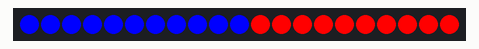
This sketch was run on a simulated ESP32. Shown: 21 RGB LEDs in strip order, left to right.

Above: at 0.15 s.
At 65.91 s:
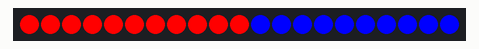

The sketch:

LED_trial__ESP32_v0.1.1.ino
```cpp
#include<FastLED.h>

#define led_num  21
#define led_pin  5

CRGB leds[led_num];
long unsigned int timeblink;
void setup() {
  FastLED.addLeds<WS2812B, led_pin, GRB>(leds, led_num);
   FastLED.clear();
   FastLED.show();
timeblink=millis();
}

void loop() {

if(millis()-timeblink<=250)
{
 leds[0] = CRGB(0,0,255);
 leds[1] = CRGB(0,0,255);
 leds[2] = CRGB(0,0,255);
 leds[3] = CRGB(0,0,255);
 leds[4] = CRGB(0,0,255);
 leds[5] = CRGB(0,0,255);
 leds[6] = CRGB(0,0,255);
 leds[7] = CRGB(0,0,255);
 leds[8] = CRGB(0,0,255);
 leds[9] = CRGB(0,0,255);
 leds[10] = CRGB(0,0,255);
 leds[11] = CRGB(255,0,0);
 leds[13] = CRGB(255,0,0);
 leds[14] = CRGB(255,0,0);
 leds[15] = CRGB(255,0,0);
 leds[16] = CRGB(255,0,0);
 leds[17] = CRGB(255,0,0);
 leds[18] = CRGB(255,0,0);
 leds[19] = CRGB(255,0,0);
 leds[20] = CRGB(255,0,0);
 leds[21] = CRGB(255,0,0);
 leds[12] = CRGB(255,0,0);
 FastLED.show();
}

if((millis()-timeblink)>=250&&(millis()-timeblink)<=500){
 leds[0] = CRGB(255,0,0);
 leds[1] = CRGB(255,0,0);
 leds[2] = CRGB(255,0,0);
 leds[3] = CRGB(255,0,0);
 leds[4] = CRGB(255,0,0);
 leds[5] = CRGB(255,0,0);
 leds[6] = CRGB(255,0,0);
 leds[7] = CRGB(255,0,0);
 leds[8] = CRGB(255,0,0);
 leds[9] = CRGB(255,0,0);
 leds[10] = CRGB(255,0,0);
 leds[11] = CRGB(0,0,255);
 leds[13] = CRGB(0,0,255);
 leds[14] = CRGB(0,0,255);
 leds[15] = CRGB(0,0,255);
 leds[16] = CRGB(0,0,255);
 leds[17] = CRGB(0,0,255);
 leds[18] = CRGB(0,0,255);
 leds[19] = CRGB(0,0,255);
 leds[20] = CRGB(0,0,255);
 leds[21] = CRGB(0,0,255);
 leds[12] = CRGB(0,0,255);

 FastLED.show();
}
if (millis()-timeblink>500){

 timeblink=millis();
}
}
// #include <FastLED.h>

// #define LED_PIN     7
// #define NUM_LEDS    19

// CRGB ledans[NUM_LEDS];

// void setup() {

//  FastLED.addLeds<WS2812, LED_PIN, GRB>(leds, NUM_LEDS);
//  pinMode(A5,INPUT);
//  Serial.begin(9600);
// }
// void loop() {
//  int x = analogRead(A5);

//  x=map(x, 0,1023, 0,19);
//  Serial.println(x);
//  FastLED.clear();
//  FastLED.fill_solid(leds[0],19,CRGB(0.70*x,255-(0.70*x),0));
//  FastLED.show();
// }
// }
// #include <FastLED.h>

// #define LED_PIN     13
// #define NUM_LEDS    19

// CRGB leds[NUM_LEDS];

// void setup() {

//   FastLED.addLeds<WS2812, LED_PIN, GRB>(leds, NUM_LEDS);
//   pinMode(A5,INPUT);
//   Serial.begin(9600);

// }
// long ms=0;
// int x = 0;
// int y=0;
// void loop() {

//   if(millis()-ms>=8){
//   x=x+50;
//   ms=millis();
//   }
//   if(x>=1023)
//   x=0;
//   y=map(x, 0,1023, 0,19);
//   FastLED.clear();
// for (int i=0; i<=y; i++){

//   leds[i]=CRGB(13.42*y,255-(13.42*y),0);

// }FastLED.show();
// Serial.println(x);
// }
```
